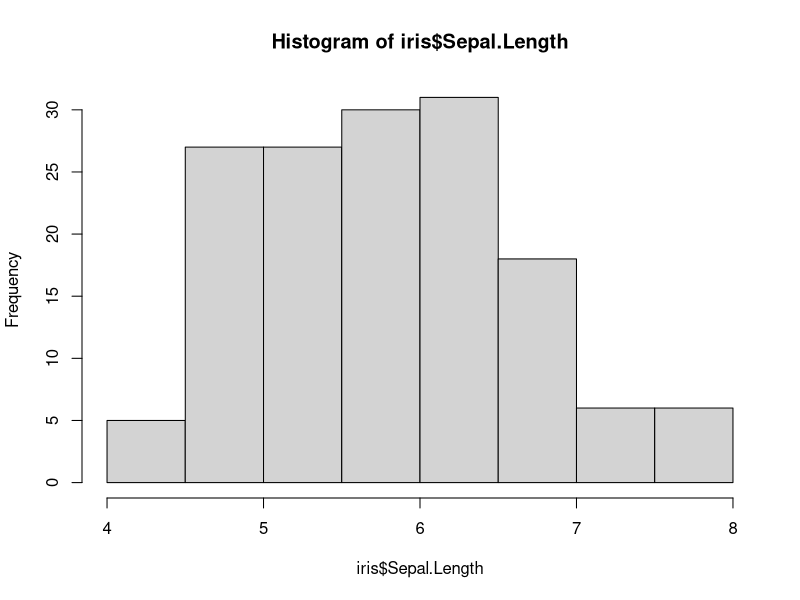
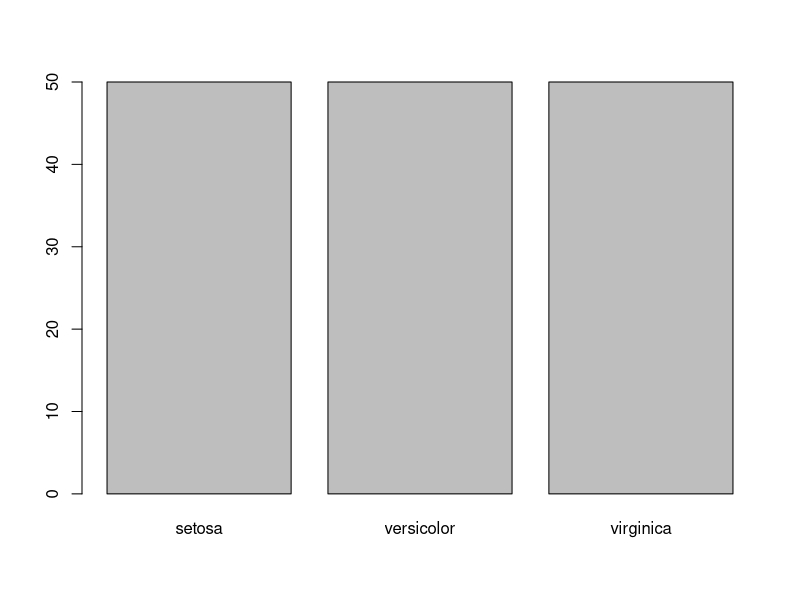
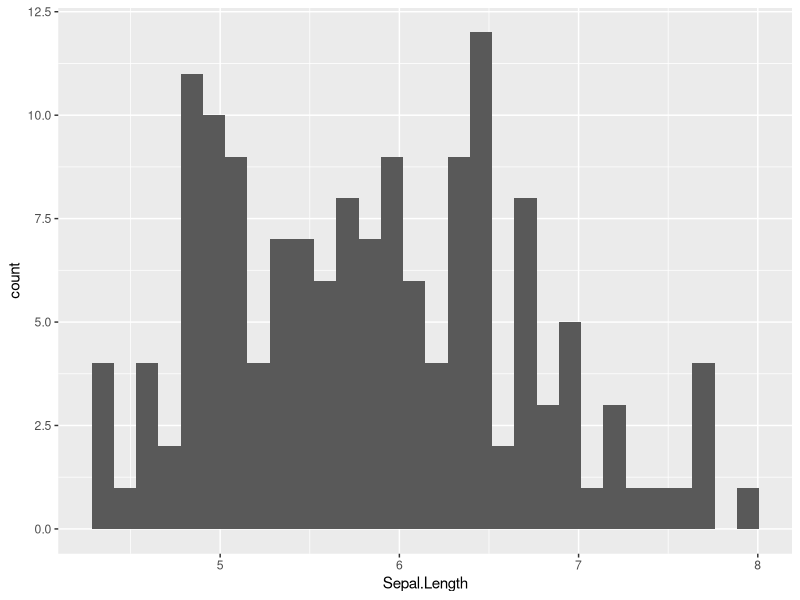
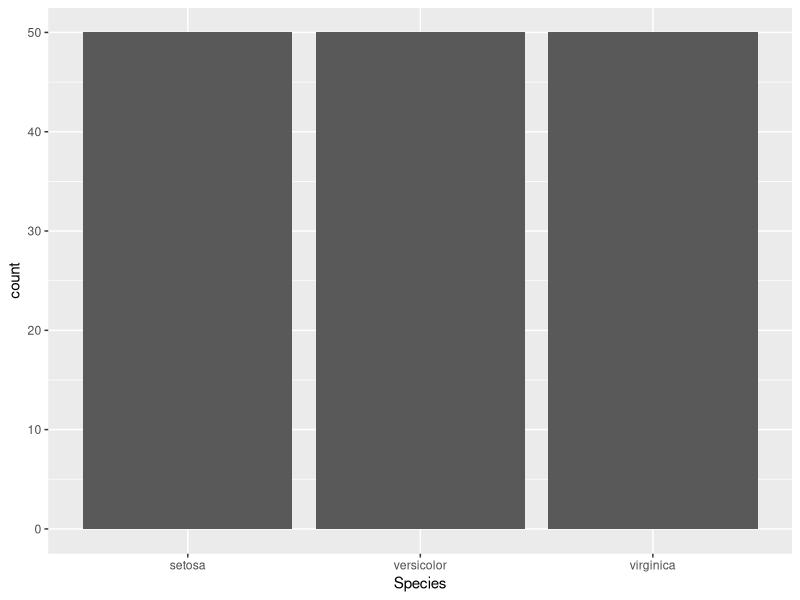
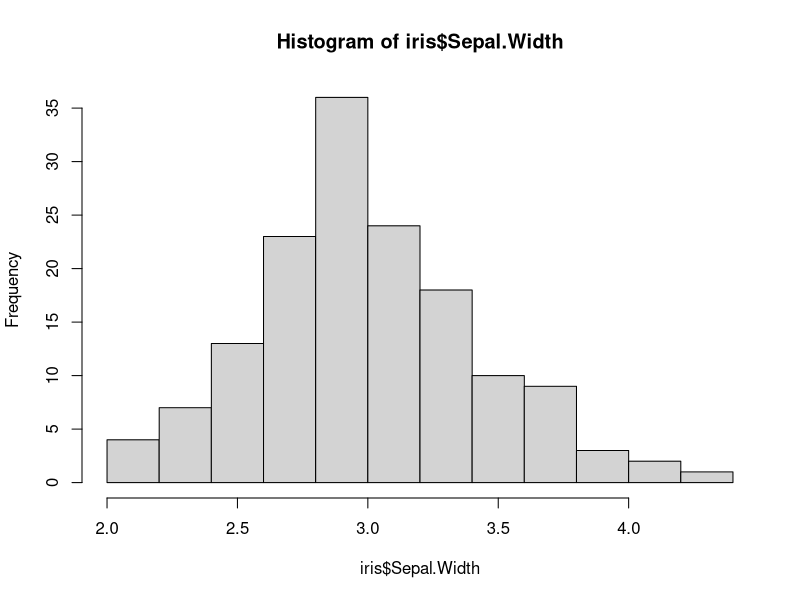
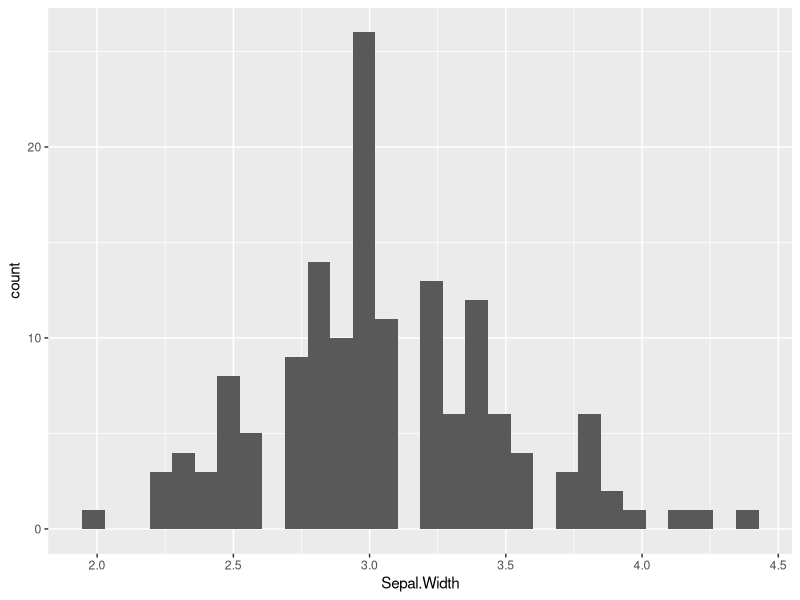
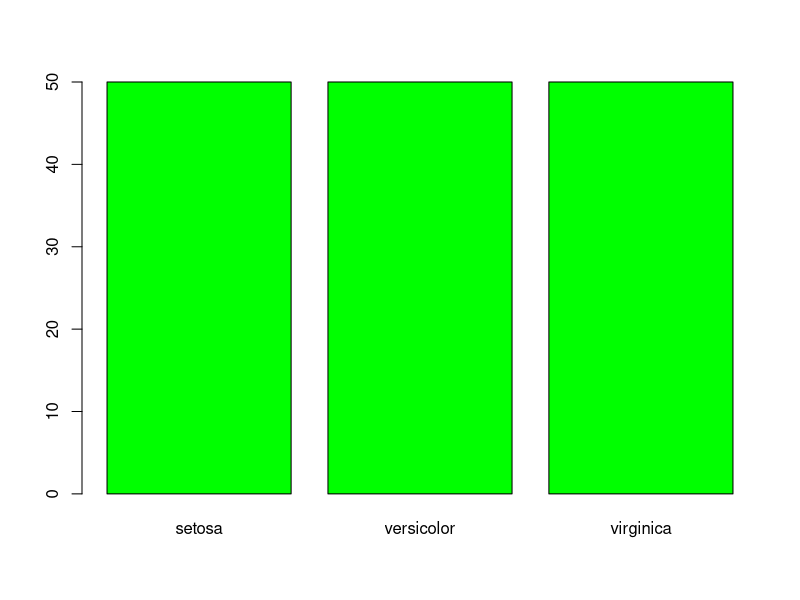
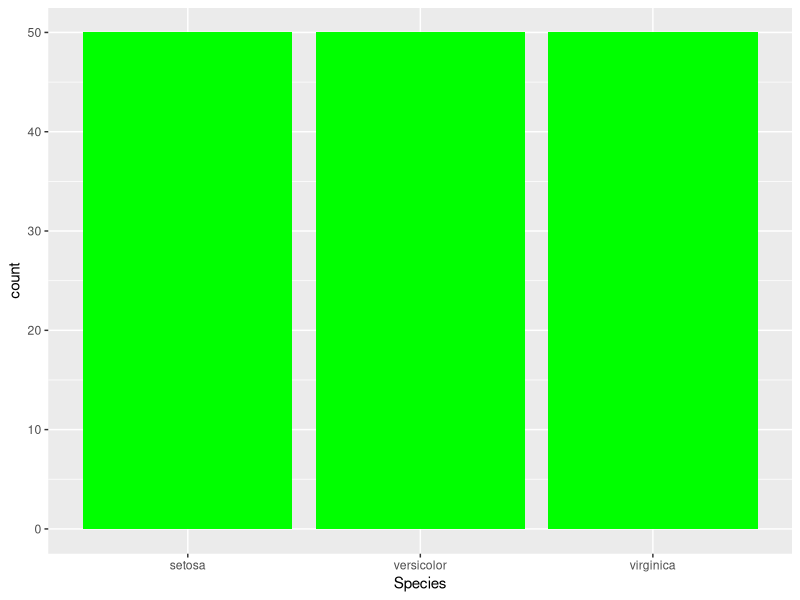

Generate these figures, in order, with R:
## ---- chunk 1
# lists the top 6 rows of the data
head(iris)

#lists the top 2 rows
head(iris,2)

# lists the number of rows & number of columns
dim(iris)

#lists the names of the variables
names(iris)

# classify variables
str(iris)

# isolate a variable
iris$Sepal.Length
## ---- chunk 2
# produce a histogram (quantitative variable)
hist(iris$Sepal.Length)

# produce a barplot (qualitative variable)
barplot(table(iris$Species))
## ---- chunk 3
# install.packages("ggplot2")
library(ggplot2)

# produce a histogram (quantitative variable)
p1 = ggplot(iris, aes(x = Sepal.Length))  # Defines the x axis (1 variable).
p1 + geom_histogram() # Represents the data by histogram. 

# produce a barplot (qualitative variable)
p2 = ggplot(iris, aes(x=Species))
p2 + geom_bar()
## ---- chunk 4
# Write your code in here
tail(iris, 2)
## ---- chunk 5
# Write your code in here
hist(iris$Sepal.Width)

p1 = ggplot(iris, aes(x = Sepal.Width))
p1 + geom_histogram()
## ---- chunk 6
# Write your code in here
barplot(table(iris$Species), col = "green")

p2 = ggplot(iris, aes(x = Species))
p2 + geom_bar(fill = "green")
